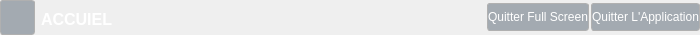
        <widget class="QWidget" name="w1" native="true">
         <property name="minimumSize">
          <size>
           <width>700</width>
           <height>0</height>
          </size>
         </property>
         <property name="maximumSize">
          <size>
           <width>16777215</width>
           <height>35</height>
          </size>
         </property>
         <property name="styleSheet">
          <string notr="true">QLabel{
            margin: 3px 0px 0px ;
        }
        QPushButton{
            background-color: rgba( 86, 101, 115, 0.5);
            height:26px;
			border-radius: 3px;
            border: 1px solid #b0b0b0;
         }

        QPushButton:hover {
			background-color: rgb(255, 255, 255,0.5);
            color: white;
            border-radius: 5px;
        }</string>
         </property>
         <layout class="QHBoxLayout" name="horizontalLayout">
          <property name="spacing">
           <number>2</number>
          </property>
          <property name="leftMargin">
           <number>0</number>
          </property>
          <property name="topMargin">
           <number>0</number>
          </property>
          <property name="rightMargin">
           <number>0</number>
          </property>
          <property name="bottomMargin">
           <number>0</number>
          </property>
          <item>
           <widget class="QPushButton" name="pushButton">
            <property name="minimumSize">
             <size>
              <width>35</width>
              <height>35</height>
             </size>
            </property>
            <property name="maximumSize">
             <size>
              <width>35</width>
              <height>35</height>
             </size>
            </property>
            <property name="cursor">
             <cursorShape>PointingHandCursor</cursorShape>
            </property>
            <property name="styleSheet">
             <string notr="true"/>
            </property>
            <property name="text">
             <string/>
            </property>
            <property name="icon">
             <iconset>
              <normaloff>Source/list.png</normaloff>Source/list.png</iconset>
            </property>
            <property name="iconSize">
             <size>
              <width>20</width>
              <height>20</height>
             </size>
            </property>
            <property name="checkable">
             <bool>true</bool>
            </property>
            <property name="autoExclusive">
             <bool>true</bool>
            </property>
           </widget>
          </item>
          <item>
           <widget class="QLabel" name="label_2">
            <property name="maximumSize">
             <size>
              <width>330</width>
              <height>35</height>
             </size>
            </property>
            <property name="font">
             <font>
              <family>Arial</family>
              <pointsize>12</pointsize>
              <weight>75</weight>
              <bold>true</bold>
             </font>
            </property>
            <property name="styleSheet">
             <string notr="true">color:rgb(255, 255, 255);
background:transparent;</string>
            </property>
            <property name="text">
             <string>ACCUIEL</string>
            </property>
           </widget>
          </item>
          <item>
           <spacer name="horizontalSpacer">
            <property name="orientation">
             <enum>Qt::Horizontal</enum>
            </property>
            <property name="sizeHint" stdset="0">
             <size>
              <width>40</width>
              <height>20</height>
             </size>
            </property>
           </spacer>
          </item>
          <item>
           <widget class="QPushButton" name="mini">
            <property name="layoutDirection">
             <enum>Qt::RightToLeft</enum>
            </property>
            <property name="styleSheet">
             <string notr="true">color: rgb(255, 255, 255);</string>
            </property>
            <property name="text">
             <string>Quitter Full Screen</string>
            </property>
            <property name="icon">
             <iconset>
              <normaloff>Source/minimize.png</normaloff>Source/minimize.png</iconset>
            </property>
           </widget>
          </item>
          <item>
           <widget class="QPushButton" name="pushButton_34">
            <property name="minimumSize">
             <size>
              <width>80</width>
              <height>0</height>
             </size>
            </property>
            <property name="cursor">
             <cursorShape>PointingHandCursor</cursorShape>
            </property>
            <property name="layoutDirection">
             <enum>Qt::RightToLeft</enum>
            </property>
            <property name="styleSheet">
             <string notr="true">color: rgb(255, 255, 255);</string>
            </property>
            <property name="text">
             <string>Quitter L'Application</string>
            </property>
            <property name="icon">
             <iconset>
              <normaloff>Source/logout.png</normaloff>Source/logout.png</iconset>
            </property>
            <property name="iconSize">
             <size>
              <width>20</width>
              <height>20</height>
             </size>
            </property>
            <property name="checkable">
             <bool>true</bool>
            </property>
            <property name="autoExclusive">
             <bool>true</bool>
            </property>
           </widget>
          </item>
         </layout>
        </widget>
